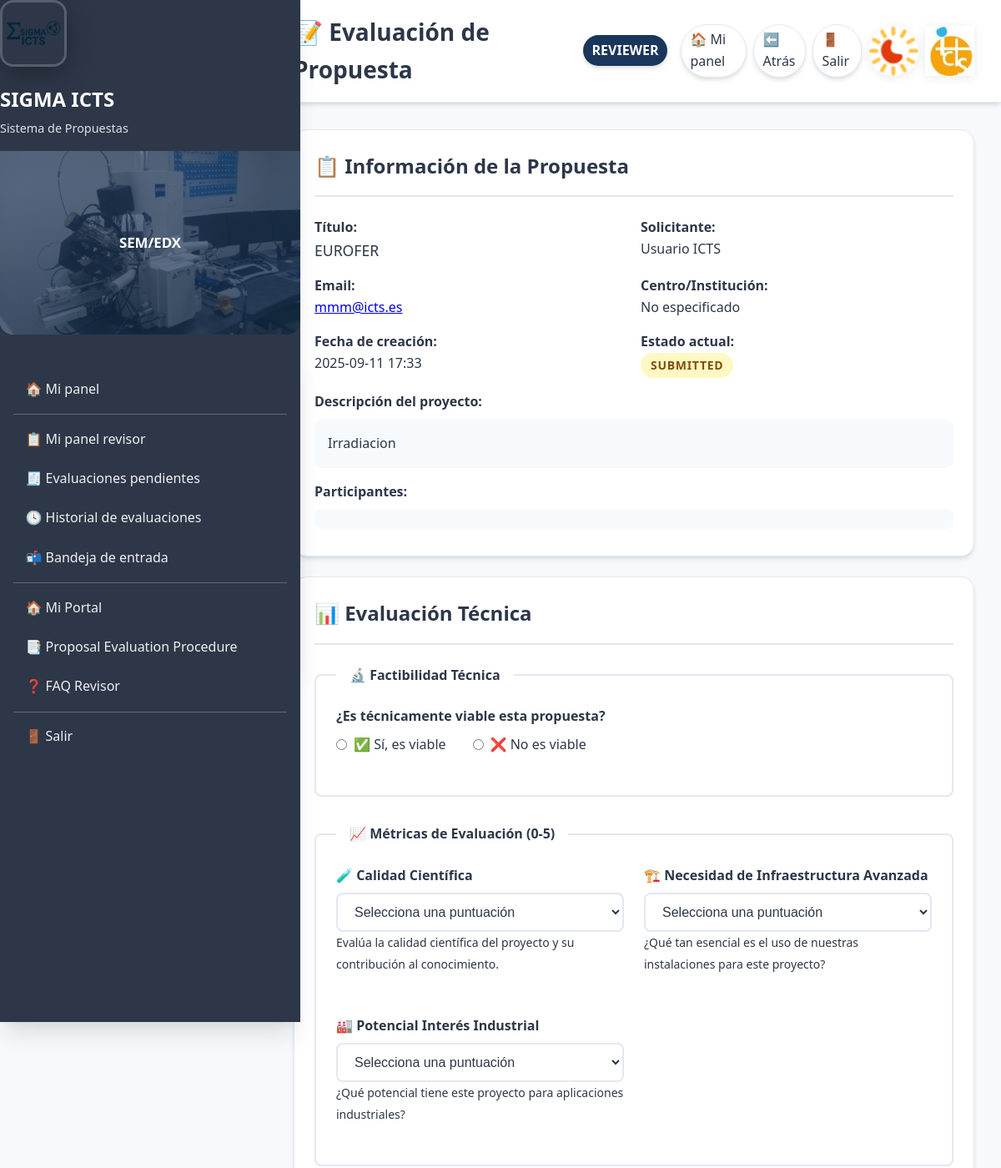
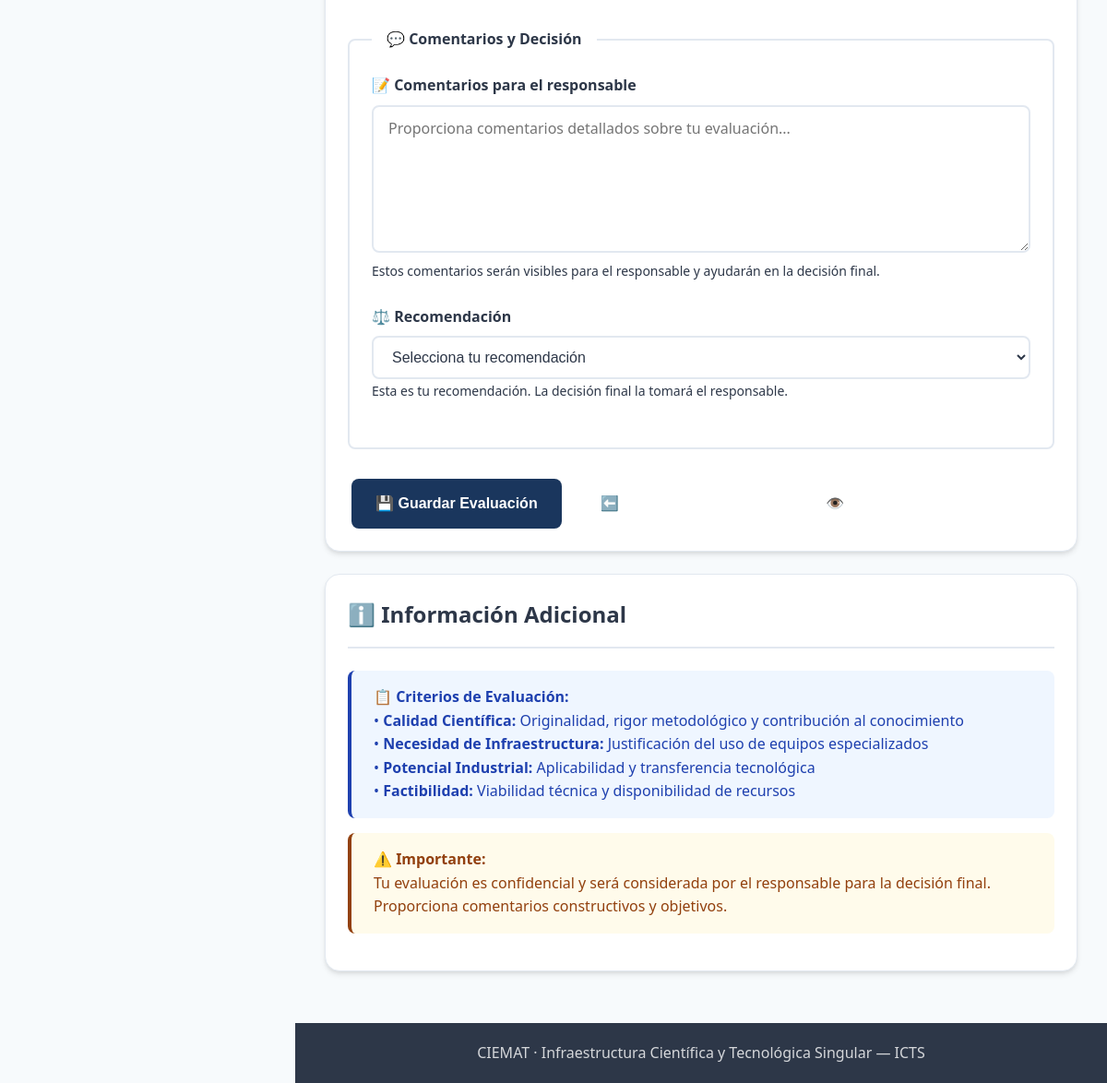
Page /icts/reviews/start/2/ (signed in) on the committed database (2 pictures, top to bottom).
### icts/models.py (models this page shows, shortened)
class AccessProposal(models.Model):
    PROJECT_TYPE_CHOICES = [
        ("international", "International"),
        ("european", "European"),
        ("national", "National"),
        ("regional", "Regional"),
    ]
    STATUS_CHOICES = [
        ("draft", "Draft"),
        ("submitted", "Submitted"),
        ("accepted", "Accepted"),
        ("rejected", "Rejected"),
    ]
    applicant = models.ForeignKey(
        settings.AUTH_USER_MODEL,
        on_delete=models.CASCADE,
        related_name="icts_proposals",
    )
    title = models.CharField(max_length=200)
    scope = models.TextField(blank=True)
    facilities = models.ManyToManyField(Facility, blank=True)
    status = models.CharField(max_length=12, choices=STATUS_CHOICES, default="draft")
    created_at = models.DateTimeField(auto_now_add=True)
    is_new_request = models.BooleanField(default=True, help_text="Is this a new request?")
    previous_access = models.ForeignKey(
        'self',
        on_delete=models.SET_NULL,
        null=True,
        blank=True,
        help_text="Previous approved request to copy data from"
    )
    access_code = models.CharField(max_length=50, blank=True, help_text="Auto-generated access code")
    applicant_is_different = models.BooleanField(default=False)
    organization = models.CharField(max_length=200, blank=True, help_text="Center/Institution")
    contact_person = models.CharField(max_length=200, blank=True)
    email = models.EmailField(blank=True)
    phone = models.CharField(max_length=50, blank=True)
    project_name = models.CharField(max_length=200, blank=True)
    project_type = models.CharField(
        max_length=100,
        blank=True,
        choices=PROJECT_TYPE_CHOICES,
        help_text="International, European, National, Regional",
    )
    funding_source = models.CharField(max_length=200, blank=True)
    start_year = models.IntegerField(null=True, blank=True)
    end_year = models.IntegerField(null=True, blank=True)
    previous_experiments = models.TextField(blank=True)
    references = models.TextField(blank=True)
    facility_sem = models.BooleanField(default=False)
    facility_sem_fib = models.BooleanField(default=False)
    facility_imp = models.BooleanField(default=False)
    facility_sims = models.BooleanField(default=False)
    facility_confocal = models.BooleanField(default=False)
    facility_vdg = models.BooleanField(default=False)
    facility_profilometer = models.BooleanField(default=False)

class Participant(models.Model):
    proposal = models.ForeignKey(
        AccessProposal, on_delete=models.CASCADE, related_name="participants"
    )
    name = models.CharField(max_length=120, help_text="Full name of participant")
    center = models.CharField(max_length=200, blank=True, help_text="Center/Institution")
    address = models.TextField(blank=True, help_text="Address")

### icts/views.py (the view)
# urls.py: path("reviews/start/<int:pk>/", views.review_start, name="review_start"),
@login_required(login_url="/accounts/login/icts/")
@user_passes_test(is_reviewer)
@never_cache
def review_start(request, pk):
    obj = get_object_or_404(AccessProposal, pk=pk)
    review, _ = ProposalReview.objects.get_or_create(proposal=obj, reviewer=request.user)
    if request.method == "POST":
        form = ProposalReviewForm(request.POST, instance=review)
        if form.is_valid():
            form.save()
            messages.success(request, "Revisión guardada.")
            return redirect("icts:reviewer_inbox")
        else:
            messages.error(request, "Corrige los errores del formulario.")
    else:
        form = ProposalReviewForm(instance=review)
    return render(request, "icts/review_form.html", {
        "proposal": obj,
        "form": form,
        "review": review
    })

### accounts/templatetags/form_extras.py (called while the page is built)
@register.filter(name="has_group")
def has_group(user, group_name: str):
    try:
        return user.is_authenticated and user.groups.filter(name__iexact=group_name).exists()
    except Exception:
        return False

### icts/context_processors.py (called while the page is built)
def icts_ui(request):
    user = request.user
    role = ""
    if user.is_authenticated:
        if user.is_superuser:
            role = "Admin"
        elif user.groups.filter(name__iexact="managers").exists():
            role = "Manager"
        elif user.groups.filter(name__iexact="responsables").exists():
            role = "Responsable"
        elif user.groups.filter(name__iexact="revisores").exists():
            role = "Revisor"
        else:
            role = "Usuario"
    return {"icts_role_name": role}

### icts/views.py (called while the page is built)
def is_reviewer(user):
    return user.is_superuser or user.groups.filter(name__iexact="revisores").exists()

### sigmalab/context_processors.py (called while the page is built)
def lab_role(request):
    role = None
    if request.user.is_authenticated:
        if (request.user.is_superuser
            or request.user.groups.filter(name="Técnicos Σ-LAB").exists()):
            role = "TECNICO"
        else:
            role = "USUARIO"
    return {"LAB_ROLE": role}

### templates/icts/review_form.html (shortened to what this page needs)
{% extends 'icts/base_generic.html' %}
{% block page_title %}📝 Evaluación de Propuesta{% endblock %}
{% block page_content %}
<div class="card">
  <div class="card-header">
    <h2 class="card-title">📋 Información de la Propuesta</h2>
  </div>
  <div style="display: grid; grid-template-columns: repeat(auto-fit, minmax(300px, 1fr)); gap: 1rem;">
    <div>
      <strong>Título:</strong><br>
      <span style="font-size: 1.1rem;">{{ proposal.title }}</span>
    </div>
    <div>
      <strong>Solicitante:</strong><br>
      {{ proposal.applicant.get_full_name|default:proposal.applicant.username }}
    </div>
    <div>
      <strong>Email:</strong><br>
      <a href="mailto:{{ proposal.applicant.email }}">{{ proposal.applicant.email }}</a>
    </div>
    <div>
      <strong>Centro/Institución:</strong><br>
      {% if proposal.applicant.icts_profile %}
        {{ proposal.applicant.icts_profile.center|default:"No especificado" }}
      {% else %}
        No especificado
      {% endif %}
    </div>
    <div>
      <strong>Fecha de creación:</strong><br>
      {{ proposal.created_at|date:"Y-m-d H:i" }}
    </div>
    <div>
      <strong>Estado actual:</strong><br>
      <span class="badge {% if proposal.status == 'submitted' %}yellow{% elif proposal.status == 'accepted' %}green{% elif proposal.status == 'rejected' %}red{% else %}blue{% endif %}">
        {{ proposal.get_status_display }}
      </span>
    </div>
  </div>
  {% if proposal.scope %}
    <div class="mt-4">
      <strong>Descripción del proyecto:</strong><br>
      <div style="background: var(--bg-main); padding: 1rem; border-radius: 0.5rem; margin-top: 0.5rem;">
        {{ proposal.scope|linebreaks }}
      </div>
    </div>
  {% endif %}
  {% if proposal.participants.exists %}
    <div class="mt-4">
      <strong>Participantes:</strong><br>
      <div style="margin-top: 0.5rem;">
        {% for participant in proposal.participants.all %}
          <div style="background: var(--bg-main); padding: 0.75rem; border-radius: 0.5rem; margin-bottom: 0.5rem;">
          </div>
        {% endfor %}
      </div>
    </div>
  {% endif %}
</div>
<form method="post" class="card">
  <div class="card-header">
    <h2 class="card-title">📊 Evaluación Técnica</h2>
  </div>
  <fieldset style="border: 2px solid var(--border); border-radius: 0.5rem; padding: 1.5rem; margin-bottom: 2rem;">
    <legend style="font-weight: 600; color: var(--text-primary); padding: 0 1rem;">🔬 Factibilidad Técnica</legend>
    <div class="form-group">
      <label class="form-label">¿Es técnicamente viable esta propuesta?</label>
      <div style="display: flex; gap: 2rem; margin-top: 0.5rem;">
        <label style="display: flex; align-items: center; gap: 0.5rem; cursor: pointer;">
          <input type="radio" name="feasibility_ok" value="true"
                 {% if form.feasibility_ok.value == True %}checked{% endif %}>
          ✅ Sí, es viable
        </label>
        <label style="display: flex; align-items: center; gap: 0.5rem; cursor: pointer;">
          <input type="radio" name="feasibility_ok" value="false"
                 {% if form.feasibility_ok.value == False %}checked{% endif %}>
          ❌ No es viable
        </label>
      </div>
    </div>
  </fieldset>
  <fieldset style="border: 2px solid var(--border); border-radius: 0.5rem; padding: 1.5rem; margin-bottom: 2rem;">
    <legend style="font-weight: 600; color: var(--text-primary); padding: 0 1rem;">📈 Métricas de Evaluación (0-5)</legend>
    <div style="display: grid; grid-template-columns: repeat(auto-fit, minmax(300px, 1fr)); gap: 1.5rem;">
      <div class="form-group">
        <label class="form-label" for="{{ form.score_scientific_quality.id_for_label }}">
          🧪 Calidad Científica
        </label>
        <select name="score_scientific_quality" id="{{ form.score_scientific_quality.id_for_label }}" class="form-input">
          <option value="">Selecciona una puntuación</option>
        </select>
        <small class="muted">Evalúa la calidad científica del proyecto y su contribución al conocimiento.</small>
      </div>
      <div class="form-group">
        <label class="form-label" for="{{ form.score_need_infrastructure.id_for_label }}">
          🏗️ Necesidad de Infraestructura Avanzada
        </label>
        <select name="score_need_infrastructure" id="{{ form.score_need_infrastructure.id_for_label }}" class="form-input">
          <option value="">Selecciona una puntuación</option>
        </select>
        <small class="muted">¿Qué tan esencial es el uso de nuestras instalaciones para este proyecto?</small>
      </div>
      <div class="form-group">
        <label class="form-label" for="{{ form.score_industrial_potential.id_for_label }}">
          🏭 Potencial Interés Industrial
        </label>
        <select name="score_industrial_potential" id="{{ form.score_industrial_potential.id_for_label }}" class="form-input">
          <option value="">Selecciona una puntuación</option>
        </select>
        <small class="muted">¿Qué potencial tiene este proyecto para aplicaciones industriales?</small>
      </div>
    </div>
  </fieldset>
  <fieldset style="border: 2px solid var(--border); border-radius: 0.5rem; padding: 1.5rem; margin-bottom: 2rem;">
    <legend style="font-weight: 600; color: var(--text-primary); padding: 0 1rem;">💬 Comentarios y Decisión</legend>
    <div class="form-group">
      <label class="form-label" for="{{ form.comments.id_for_label }}">
        📝 Comentarios para el responsable
      </label>
      <textarea name="comments" id="{{ form.comments.id_for_label }}"
                class="form-input" rows="6"
                placeholder="Proporciona comentarios detallados sobre tu evaluación...">{{ form.comments.value|default:"" }}</textarea>
      <small class="muted">Estos comentarios serán visibles para el responsable y ayudarán en la decisión final.</small>
    </div>
    <div class="form-group">
      <label class="form-label" for="{{ form.decision.id_for_label }}">
        ⚖️ Recomendación
      </label>
      <select name="decision" id="{{ form.decision.id_for_label }}" class="form-input">
        <option value="">Selecciona tu recomendación</option>
      </select>
      <small class="muted">Esta es tu recomendación. La decisión final la tomará el responsable.</small>
    </div>
  </fieldset>
  <div class="actions">
    <button type="submit" class="btn btn-primary">
      💾 Guardar Evaluación
    </button>
    <a href="{% url 'icts:reviewer_inbox' %}" class="btn btn-secondary">
      ⬅️ Volver a la Bandeja
    </a>
    <a href="{% url 'icts:proposal_detail' proposal.id %}" class="btn btn-info" target="_blank">
      👁️ Ver Propuesta Completa
    </a>
  </div>
</form>
<div class="card">
  <div class="card-header">
    <h2 class="card-title">ℹ️ Información Adicional</h2>
  </div>
  <div class="alert info">
    <strong>📋 Criterios de Evaluación:</strong><br>
    • <strong>Calidad Científica:</strong> Originalidad, rigor metodológico y contribución al conocimiento<br>
    • <strong>Necesidad de Infraestructura:</strong> Justificación del uso de equipos especializados<br>
    • <strong>Potencial Industrial:</strong> Aplicabilidad y transferencia tecnológica<br>
    • <strong>Factibilidad:</strong> Viabilidad técnica y disponibilidad de recursos
  </div>
  <div class="alert warning">
    <strong>⚠️ Importante:</strong><br>
    Tu evaluación es confidencial y será considerada por el responsable para la decisión final.
    Proporciona comentarios constructivos y objetivos.
  </div>
</div>
{% endblock %}

### rows in the picture
AccessProposal: title "EUROFER", applicant.get_full_name "Usuario ICTS", applicant.email "mmm@icts.es", created_at "2025-09-11 17:33", status "SUBMITTED", scope "Irradiacion"
